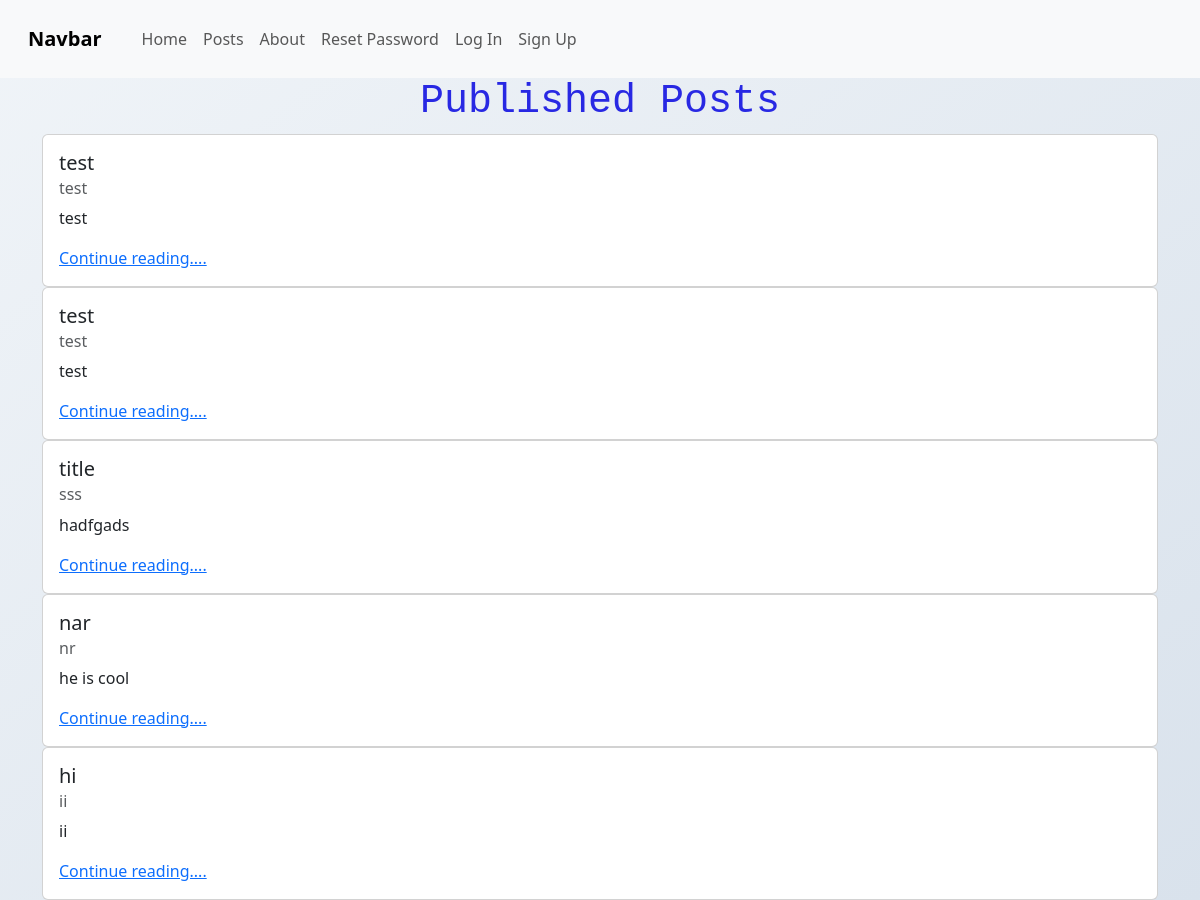
/posts/, run on an earlier commit of the app's database.
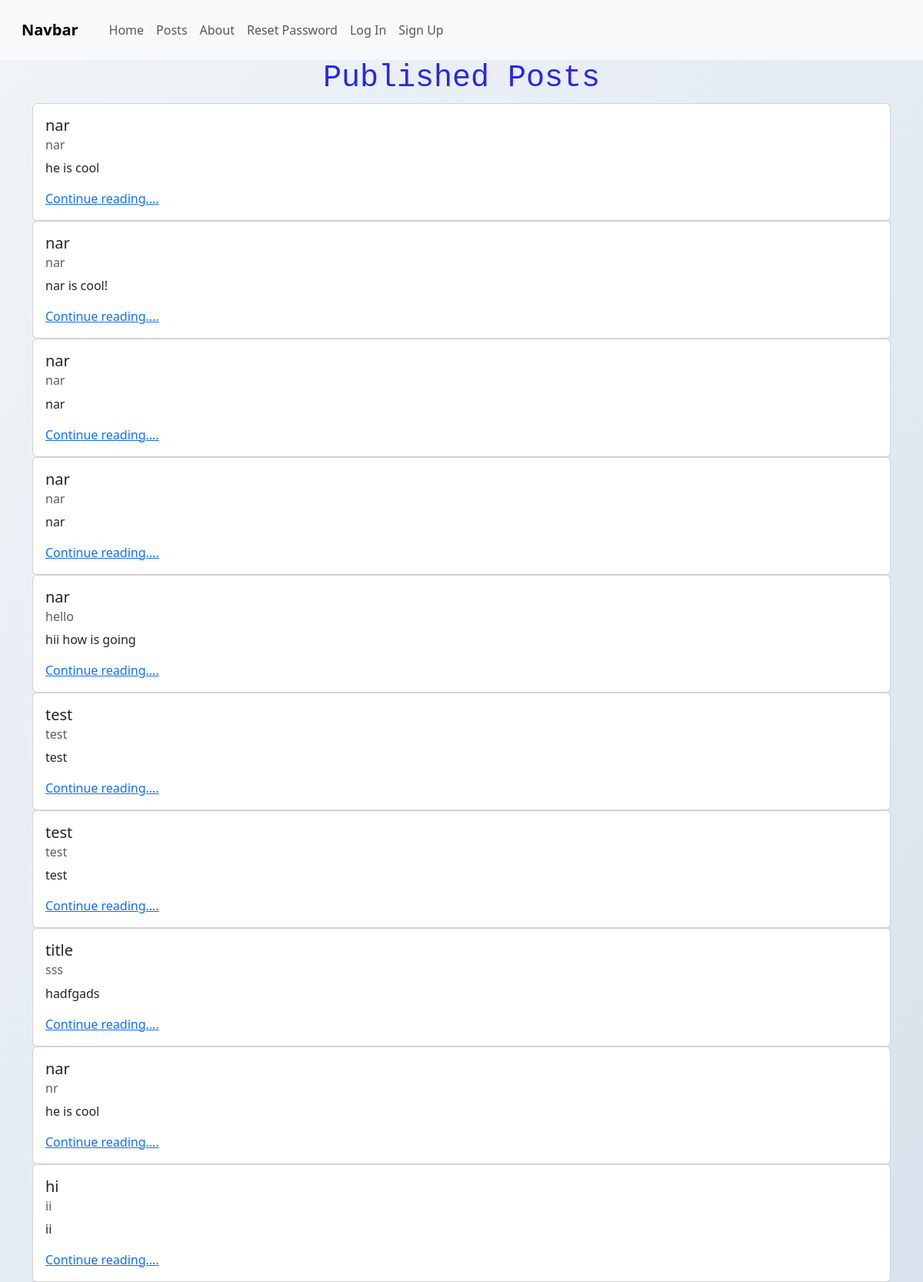
And on a later commit of the database.
### posts/models.py (models this page shows, shortened)
class Status(models.Model):
    name = models.CharField(max_length=128)
    description = models.CharField(max_length=256)

class Post(models.Model):
    title = models.CharField(max_length=128)
    subtitle = models.CharField(max_length=256)
    body = models.TextField()
    author = models.ForeignKey(
        get_user_model(),
        on_delete=models.CASCADE
    )
    status = models.ForeignKey(
        Status,
        on_delete=models.CASCADE,
    )
    created_on = models.DateTimeField(auto_now_add=True)

### posts/views.py (the view)
# urls.py: path("", views.PostListView.as_view(), name="list"),
class PostListView(ListView):
    template_name = "posts/list.html"
    model = Post
    def get_context_data(self,  **kwargs):
        context = super().get_context_data(**kwargs)
        published = Status.objects.get(name="published")
        context["title"] = "Published"
        context["post_list"] = (
            Post.objects
            .filter(status=published)
            .order_by("created_on").reverse()
        )
        return context

### templates/posts/list.html (shortened to what this page needs)
{% extends 'base.html' %}
{% block content %}
<h1>{{ title }} Posts</h1>
{% for post in post_list %}
<div class="card">
        <div class="card-body">
            <h5 class="card-title">{{ post.title }}</h5>
            <h6 class="card-subtitle mb-2 text-body-secondary">{{ post.subtitle }}</h6>
            <p class="card-text">{{ post.body|truncatechars:128 }}</p>
            <a href="{% url 'detail' post.id %}" class="card-link">Continue reading....</a>
        </div>
</div>
{% endfor %}
{% endblock content %}

### templates/base.html (shortened to what this page needs)
{% load static %}
<!DOCTYPE html>
<html lang="en">
<head>
    <link href="https://cdn.jsdelivr.net/npm/bootstrap@5.3.6/dist/css/bootstrap.min.css"
    rel="stylesheet"
>
     <link rel="stylesheet" href="{% static 'css/base.css' %}">
</head>
<body>
    <nav class="navbar navbar-expand-lg bg-body-tertiary">
    <div class="container-fluid">
    <a class="navbar-brand" href="#">Navbar</a>
            <div class="collapse navbar-collapse" id="navbarNavAltMarkup">
                    <div class="navbar-nav">
                        <a class="nav-link" href="{% url 'home' %}">Home</a>
                        <a href="{% url 'list' %}" class="nav-link">Posts</a>
                        <a class="nav-link" href="{% url 'about' %}">About</a>
                        {% if user.is_authenticated %}
                        <a href="{% url 'new' %}" class="nav-link">New Post</a>
                        <a href="{% url 'drafts' %}" class="nav-link">My Drafts</a>
                        <a href="{% url 'archive' %}" class="nav-link">My Archive</a>
                        <a href="{% url 'password_change' %}" class="nav-link">Password Change</a>
                        <form action="{% url 'logout' %}" method="POST">
                            {% csrf_token %}
                            <input type="submit" class="nav-link" value="Log Out">
                        </form>
                        {% else %}
                        <a href="{% url 'password_reset' %}" class="nav-link">Reset Password</a>
                        <a class="nav-link" href="{% url 'login' %}">Log In</a>
                        <a href="{% url 'signup' %}" class="nav-link">Sign Up</a>
                        {% endif %}
                    </div>
            </div>
    </div>
    </nav>
    <div class="container">
        {% block content %} {% endblock content %}
    </div>
</body>
</html>

### static/css/base.css (style rules this page uses)
h1 { text-align: center; color: rgb(40, 40, 227); font-family: 'Courier New', Courier, monospace; }
.navbar-brand, .nav-link { background-color: ffffff; padding: 1rem; display: flex; justify-content: center; gap: 2rem; }
body { margin: 0; font-family: 'segoe UI', 'Segoe UI', Tahoma, Geneva, Verdana, sans-serif; background: linear-gradient(to bottom right, #f0f4f8, #d9e2ec); color: #333; }
nav a { color:white; text-decoration: none; font-weight: bold; transition: color; }

What changed in the data, as far as the page shows it:
added Post: title "nar", subtitle "nar", body "he is cool"
added Post: title "nar", subtitle "nar", body "nar is cool!"
added Post: title "nar", subtitle "nar", body "nar"
added Post: title "nar", subtitle "nar", body "nar"
added Post: title "nar", subtitle "hello", body "hii how is going"
